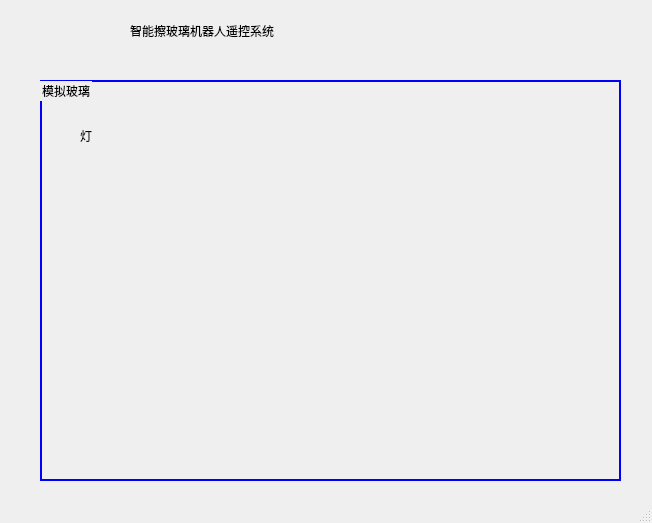
<?xml version="1.0" encoding="UTF-8"?>
<ui version="4.0">
 <class>Server</class>
 <widget class="QMainWindow" name="Server">
  <property name="geometry">
   <rect>
    <x>0</x>
    <y>0</y>
    <width>652</width>
    <height>523</height>
   </rect>
  </property>
  <property name="windowTitle">
   <string>Server</string>
  </property>
  <widget class="QWidget" name="centralwidget">
   <widget class="QGroupBox" name="groupBox">
    <property name="geometry">
     <rect>
      <x>730</x>
      <y>310</y>
      <width>331</width>
      <height>131</height>
     </rect>
    </property>
    <property name="title">
     <string>控制台</string>
    </property>
    <widget class="QLabel" name="label">
     <property name="geometry">
      <rect>
       <x>30</x>
       <y>20</y>
       <width>81</width>
       <height>16</height>
      </rect>
     </property>
     <property name="text">
      <string>端口：</string>
     </property>
    </widget>
    <widget class="QTextEdit" name="textEdit_Recv">
     <property name="geometry">
      <rect>
       <x>10</x>
       <y>60</y>
       <width>151</width>
       <height>31</height>
      </rect>
     </property>
    </widget>
    <widget class="QPushButton" name="pushButton_Listen">
     <property name="geometry">
      <rect>
       <x>210</x>
       <y>20</y>
       <width>93</width>
       <height>28</height>
      </rect>
     </property>
     <property name="text">
      <string>侦听</string>
     </property>
    </widget>
    <widget class="QLineEdit" name="lineEdit_Port">
     <property name="geometry">
      <rect>
       <x>90</x>
       <y>20</y>
       <width>113</width>
       <height>21</height>
      </rect>
     </property>
    </widget>
    <widget class="QTextEdit" name="textEdit_Send">
     <property name="geometry">
      <rect>
       <x>170</x>
       <y>60</y>
       <width>151</width>
       <height>31</height>
      </rect>
     </property>
    </widget>
    <widget class="QPushButton" name="pushButton_Send">
     <property name="geometry">
      <rect>
       <x>230</x>
       <y>100</y>
       <width>93</width>
       <height>28</height>
      </rect>
     </property>
     <property name="text">
      <string>发送</string>
     </property>
    </widget>
   </widget>
   <widget class="QLabel" name="label_2">
    <property name="geometry">
     <rect>
      <x>130</x>
      <y>10</y>
      <width>361</width>
      <height>41</height>
     </rect>
    </property>
    <property name="styleSheet">
     <string notr="true">font: 20pt &quot;楷体&quot;;</string>
    </property>
    <property name="text">
     <string>智能擦玻璃机器人遥控系统</string>
    </property>
   </widget>
   <widget class="QGroupBox" name="groupBox_2">
    <property name="geometry">
     <rect>
      <x>40</x>
      <y>80</y>
      <width>581</width>
      <height>401</height>
     </rect>
    </property>
    <property name="styleSheet">
     <string notr="true">font: 12pt &quot;楷体&quot;;
background:transparent;border:2px solid blue;</string>
    </property>
    <property name="title">
     <string>模拟玻璃</string>
    </property>
    <widget class="QLabel" name="label_3">
     <property name="geometry">
      <rect>
       <x>40</x>
       <y>30</y>
       <width>51</width>
       <height>51</height>
      </rect>
     </property>
     <property name="styleSheet">
      <string notr="true">background:transparent;border:0px solid blue;</string>
     </property>
     <property name="text">
      <string>灯</string>
     </property>
    </widget>
   </widget>
   <zorder>groupBox_2</zorder>
   <zorder>groupBox</zorder>
   <zorder>label_2</zorder>
  </widget>
  <widget class="QStatusBar" name="statusbar"/>
 </widget>
 <resources/>
 <connections/>
</ui>
